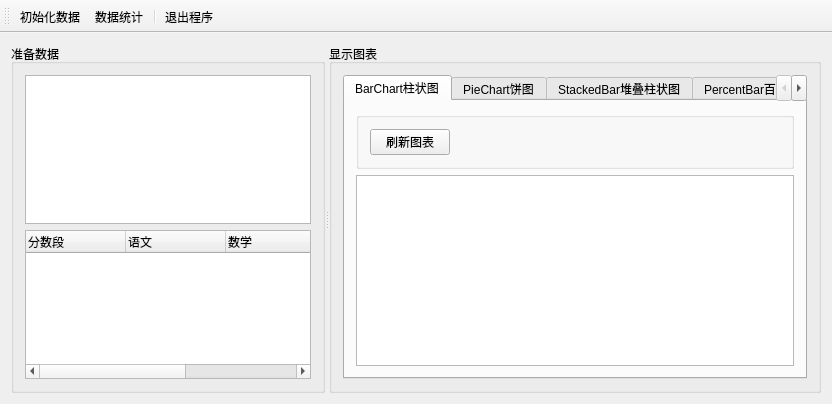
<?xml version="1.0" encoding="UTF-8"?>
<ui version="4.0">
 <class>MoreChartViewDemoClass</class>
 <widget class="QMainWindow" name="MoreChartViewDemoClass">
  <property name="geometry">
   <rect>
    <x>0</x>
    <y>0</y>
    <width>832</width>
    <height>404</height>
   </rect>
  </property>
  <property name="windowTitle">
   <string>MoreChartViewDemo</string>
  </property>
  <widget class="QWidget" name="centralWidget">
   <layout class="QVBoxLayout" name="verticalLayout_3">
    <item>
     <widget class="QSplitter" name="splitter">
      <property name="orientation">
       <enum>Qt::Horizontal</enum>
      </property>
      <widget class="QGroupBox" name="groupBox">
       <property name="title">
        <string>准备数据</string>
       </property>
       <layout class="QVBoxLayout" name="verticalLayout">
        <item>
         <widget class="QTableView" name="viewData"/>
        </item>
        <item>
         <widget class="QTreeWidget" name="treeWidget">
          <column>
           <property name="text">
            <string>分数段</string>
           </property>
          </column>
          <column>
           <property name="text">
            <string>语文</string>
           </property>
          </column>
          <column>
           <property name="text">
            <string>数学</string>
           </property>
          </column>
          <column>
           <property name="text">
            <string>英语</string>
           </property>
          </column>
          <column>
           <property name="text">
            <string>平均分</string>
           </property>
          </column>
         </widget>
        </item>
       </layout>
      </widget>
      <widget class="QGroupBox" name="groupBox_2">
       <property name="title">
        <string>显示图表</string>
       </property>
       <layout class="QVBoxLayout" name="verticalLayout_2">
        <item>
         <widget class="QTabWidget" name="tabWidget">
          <property name="currentIndex">
           <number>0</number>
          </property>
          <property name="tabBarAutoHide">
           <bool>false</bool>
          </property>
          <widget class="QWidget" name="tab">
           <attribute name="title">
            <string>BarChart柱状图</string>
           </attribute>
           <layout class="QVBoxLayout" name="verticalLayout_4">
            <item>
             <widget class="QGroupBox" name="groupBox_3">
              <property name="sizePolicy">
               <sizepolicy hsizetype="Preferred" vsizetype="Preferred">
                <horstretch>0</horstretch>
                <verstretch>0</verstretch>
               </sizepolicy>
              </property>
              <property name="maximumSize">
               <size>
                <width>16777215</width>
                <height>16777215</height>
               </size>
              </property>
              <property name="title">
               <string/>
              </property>
              <layout class="QHBoxLayout" name="horizontalLayout">
               <item>
                <widget class="QPushButton" name="btnReloadBarChart">
                 <property name="text">
                  <string>刷新图表</string>
                 </property>
                </widget>
               </item>
               <item>
                <spacer name="horizontalSpacer">
                 <property name="orientation">
                  <enum>Qt::Horizontal</enum>
                 </property>
                 <property name="sizeHint" stdset="0">
                  <size>
                   <width>284</width>
                   <height>20</height>
                  </size>
                 </property>
                </spacer>
               </item>
              </layout>
             </widget>
            </item>
            <item>
             <widget class="QChartView" name="viewBar"/>
            </item>
           </layout>
          </widget>
          <widget class="QWidget" name="tab_3">
           <attribute name="title">
            <string>PieChart饼图</string>
           </attribute>
           <layout class="QVBoxLayout" name="verticalLayout_5">
            <item>
             <widget class="QGroupBox" name="groupBox_4">
              <property name="sizePolicy">
               <sizepolicy hsizetype="Preferred" vsizetype="Preferred">
                <horstretch>0</horstretch>
                <verstretch>0</verstretch>
               </sizepolicy>
              </property>
              <property name="maximumSize">
               <size>
                <width>16777215</width>
                <height>16777215</height>
               </size>
              </property>
              <property name="title">
               <string/>
              </property>
              <layout class="QHBoxLayout" name="horizontalLayout_2">
               <item>
                <widget class="QPushButton" name="btnReloadPieChart">
                 <property name="text">
                  <string>刷新图表</string>
                 </property>
                </widget>
               </item>
               <item>
                <spacer name="horizontalSpacer_2">
                 <property name="orientation">
                  <enum>Qt::Horizontal</enum>
                 </property>
                 <property name="sizeHint" stdset="0">
                  <size>
                   <width>284</width>
                   <height>20</height>
                  </size>
                 </property>
                </spacer>
               </item>
              </layout>
             </widget>
            </item>
            <item>
             <widget class="QChartView" name="viewPie"/>
            </item>
           </layout>
          </widget>
          <widget class="QWidget" name="tab_2">
           <attribute name="title">
            <string>StackedBar堆叠柱状图</string>
           </attribute>
           <layout class="QVBoxLayout" name="verticalLayout_6">
            <item>
             <widget class="QGroupBox" name="groupBox_5">
              <property name="sizePolicy">
               <sizepolicy hsizetype="Preferred" vsizetype="Preferred">
                <horstretch>0</horstretch>
                <verstretch>0</verstretch>
               </sizepolicy>
              </property>
              <property name="maximumSize">
               <size>
                <width>16777215</width>
                <height>16777215</height>
               </size>
              </property>
              <property name="title">
               <string/>
              </property>
              <layout class="QHBoxLayout" name="horizontalLayout_3">
               <item>
                <widget class="QPushButton" name="btnReloadStackedBarChart">
                 <property name="text">
                  <string>刷新图表</string>
                 </property>
                </widget>
               </item>
               <item>
                <spacer name="horizontalSpacer_3">
                 <property name="orientation">
                  <enum>Qt::Horizontal</enum>
                 </property>
                 <property name="sizeHint" stdset="0">
                  <size>
                   <width>284</width>
                   <height>20</height>
                  </size>
                 </property>
                </spacer>
               </item>
              </layout>
             </widget>
            </item>
            <item>
             <widget class="QChartView" name="viewStackedBar"/>
            </item>
           </layout>
          </widget>
          <widget class="QWidget" name="tab_4">
           <attribute name="title">
            <string>PercentBar百分比柱状图</string>
           </attribute>
           <layout class="QVBoxLayout" name="verticalLayout_7">
            <item>
             <widget class="QGroupBox" name="groupBox_6">
              <property name="sizePolicy">
               <sizepolicy hsizetype="Preferred" vsizetype="Preferred">
                <horstretch>0</horstretch>
                <verstretch>0</verstretch>
               </sizepolicy>
              </property>
              <property name="maximumSize">
               <size>
                <width>16777215</width>
                <height>16777215</height>
               </size>
              </property>
              <property name="title">
               <string/>
              </property>
              <layout class="QHBoxLayout" name="horizontalLayout_4">
               <item>
                <widget class="QPushButton" name="btnReloadPercentBarChart">
                 <property name="text">
                  <string>刷新图表</string>
                 </property>
                </widget>
               </item>
               <item>
                <spacer name="horizontalSpacer_4">
                 <property name="orientation">
                  <enum>Qt::Horizontal</enum>
                 </property>
                 <property name="sizeHint" stdset="0">
                  <size>
                   <width>284</width>
                   <height>20</height>
                  </size>
                 </property>
                </spacer>
               </item>
              </layout>
             </widget>
            </item>
            <item>
             <widget class="QChartView" name="viewPercentBar"/>
            </item>
           </layout>
          </widget>
          <widget class="QWidget" name="tab_5">
           <attribute name="title">
            <string>ScatterChart散点图</string>
           </attribute>
           <layout class="QVBoxLayout" name="verticalLayout_8">
            <item>
             <widget class="QGroupBox" name="groupBox_7">
              <property name="sizePolicy">
               <sizepolicy hsizetype="Preferred" vsizetype="Preferred">
                <horstretch>0</horstretch>
                <verstretch>0</verstretch>
               </sizepolicy>
              </property>
              <property name="maximumSize">
               <size>
                <width>16777215</width>
                <height>16777215</height>
               </size>
              </property>
              <property name="title">
               <string/>
              </property>
              <layout class="QHBoxLayout" name="horizontalLayout_5">
               <item>
                <widget class="QPushButton" name="btnReloadScatterChart">
                 <property name="text">
                  <string>刷新图表</string>
                 </property>
                </widget>
               </item>
               <item>
                <spacer name="horizontalSpacer_5">
                 <property name="orientation">
                  <enum>Qt::Horizontal</enum>
                 </property>
                 <property name="sizeHint" stdset="0">
                  <size>
                   <width>284</width>
                   <height>20</height>
                  </size>
                 </property>
                </spacer>
               </item>
              </layout>
             </widget>
            </item>
            <item>
             <widget class="QChartView" name="viewScatterChart"/>
            </item>
           </layout>
          </widget>
         </widget>
        </item>
       </layout>
      </widget>
     </widget>
    </item>
   </layout>
  </widget>
  <widget class="QToolBar" name="mainToolBar">
   <property name="toolButtonStyle">
    <enum>Qt::ToolButtonTextUnderIcon</enum>
   </property>
   <attribute name="toolBarArea">
    <enum>TopToolBarArea</enum>
   </attribute>
   <attribute name="toolBarBreak">
    <bool>false</bool>
   </attribute>
   <addaction name="actInit"/>
   <addaction name="actDataCount"/>
   <addaction name="separator"/>
   <addaction name="actQuit"/>
  </widget>
  <action name="actInit">
   <property name="icon">
    <iconset resource="MoreChartViewDemo.qrc">
     <normaloff>:/MoreChartViewDemo/Resources/MYSL.ICO</normaloff>:/MoreChartViewDemo/Resources/MYSL.ICO</iconset>
   </property>
   <property name="text">
    <string>初始化数据</string>
   </property>
  </action>
  <action name="actDataCount">
   <property name="icon">
    <iconset resource="MoreChartViewDemo.qrc">
     <normaloff>:/MoreChartViewDemo/Resources/POSTITL.ICO</normaloff>:/MoreChartViewDemo/Resources/POSTITL.ICO</iconset>
   </property>
   <property name="text">
    <string>数据统计</string>
   </property>
   <property name="toolTip">
    <string>数据统计</string>
   </property>
  </action>
  <action name="actQuit">
   <property name="icon">
    <iconset resource="MoreChartViewDemo.qrc">
     <normaloff>:/MoreChartViewDemo/Resources/OOFL.ICO</normaloff>:/MoreChartViewDemo/Resources/OOFL.ICO</iconset>
   </property>
   <property name="text">
    <string>退出程序</string>
   </property>
   <property name="toolTip">
    <string>退出程序</string>
   </property>
  </action>
 </widget>
 <layoutdefault spacing="6" margin="11"/>
 <customwidgets>
  <customwidget>
   <class>QChartView</class>
   <extends>QGraphicsView</extends>
   <header location="global">QtCharts</header>
  </customwidget>
 </customwidgets>
 <resources>
  <include location="MoreChartViewDemo.qrc"/>
 </resources>
 <connections>
  <connection>
   <sender>actQuit</sender>
   <signal>triggered()</signal>
   <receiver>MoreChartViewDemoClass</receiver>
   <slot>close()</slot>
   <hints>
    <hint type="sourcelabel">
     <x>-1</x>
     <y>-1</y>
    </hint>
    <hint type="destinationlabel">
     <x>415</x>
     <y>201</y>
    </hint>
   </hints>
  </connection>
 </connections>
</ui>
